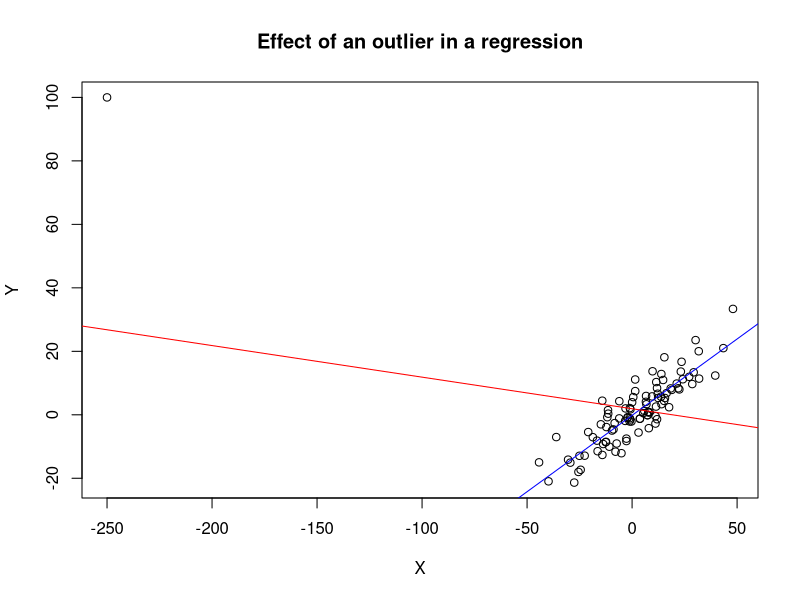
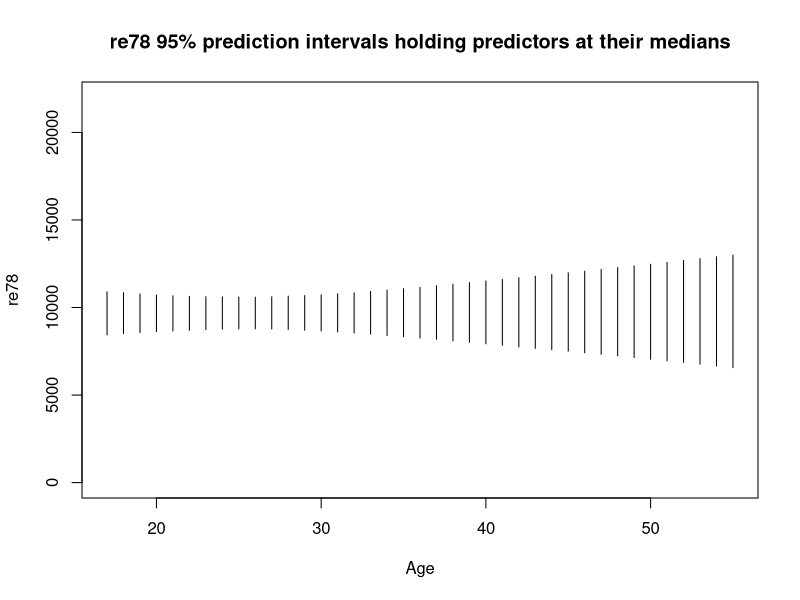
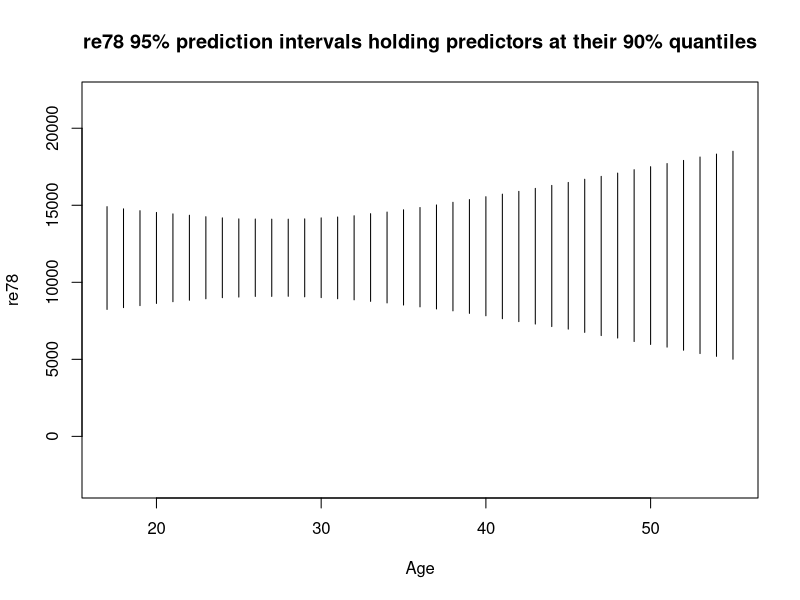

Recreate these plots in R, in order.
rm(list = ls())

#question #1 ----

#creating the variables and the error
set.seed(1)
x <- rnorm(99, 0, 20)
error <- rnorm(99, 0, 5)
y <- 0.5 * x  + error

#data frame with 99 observations
df99 <- data.frame(x, y)

#model for 99 observations
model99 <- lm(y ~ x, data = df99)
summary(model99)


#creating outlier and a data frame with 100 observations
outlier <- c(-250, 100)
df100 <- rbind(df99, outlier)

#model for 100 observations
model100 <- lm(y ~ x, data = df100)
summary(model100)

#creating scatterplot
plot(df100$x, df100$y, xlab = "X", ylab = "Y", main = "Effect of an outlier in a regression")
abline(model99, col = "blue")
abline(model100, col = "red")

#question #2 ----
library(Matching)
library(foreign)
library(arm)
set.seed(1)
data("lalonde")

#separating only the control group
control <- lalonde[!(lalonde$treat == 1),]

#creating model
control.lm <- lm(re78 ~ age + educ + re74 + re75 + educ*re74 + educ*re75 + age*re74 + age*re75 + re74*re75, data = control)
summary(control.lm)

#simulating 10000 times
control.sim <- sim(control.lm, n.sim = 10000)
sim.coef <- control.sim@coef

#calculating the median of the predictors
median_educ <- median(lalonde$educ)
median_re74 <- median(lalonde$re74)
median_re75 <- median(lalonde$re75)

#calculating the confidence intervals for re78 using the median of the predictors, for every unit of age
storagedf_1 <- matrix(NA, nrow = 10000, ncol = 39)
for(age in c(17:55)) {
  for(i in 1:10000) 
  {
    re78.median <- sum(control.sim@coef[i,]*(c(1, age, median_educ, median_re74, median_re75, median_educ*median_re74, median_educ*median_re75, age*median_re74, age*median_re75, median_re74*median_re75)), control.sim@sigma[i])
    storagedf_1[i, age - 16] <- re78.median
  }
}
conf.intervals <- apply(storagedf_1, 2, quantile, probs = c(0.025, 0.975))

#plotting 1st graph
plot(x = c(1:100), y = c(1:100), type = "n", xlim = c(17,55), ylim = c(0,22000), xlab = "Age", ylab = "re78", main = "re78 95% prediction intervals holding predictors at their medians")
counter = 1
for(age in 17:55) {
  segments(x0 = age,  y0 = conf.intervals[counter], x1 = age, y1 = conf.intervals[counter + 1])
  counter = counter + 2
}

#calculating the quantile of the predictors
quantile_educ <- quantile(lalonde$educ, probs = c(0.9))
quantile_re74 <- quantile(lalonde$re74, probs = c(0.9))
quantile_re75 <- quantile(lalonde$re75, probs = c(0.9))

#calculating the confidence intervals for re78 using the 90% quantile of the predictors, for every unit of age
storagedf_2 <- matrix(NA, nrow = 10000, ncol = 39)
for(age in c(17:55)) {
  for(i in 1:10000) 
  {
    re78.quantile <- sum(control.sim@coef[i,]*(c(1, age, quantile_educ, quantile_re74, quantile_re75, quantile_educ*quantile_re74, quantile_educ*quantile_re75, age*quantile_re74, age*quantile_re75, quantile_re74*quantile_re75)), control.sim@sigma[i])
    storagedf_2[i, age - 16] <- re78.quantile
  }
}
conf.intervals2 <- apply(storagedf_2, 2, quantile, probs = c(0.025, 0.975))

#plotting 2nd graph
plot(x = c(1:100), y = c(1:100), type = "n", xlim = c(17,55), ylim = c(-3000,22000), xlab = "Age", ylab = "re78", main = "re78 95% prediction intervals holding predictors at their 90% quantiles")
counter = 1
for(age in 17:55) {
  segments(x0 = age,  y0 = conf.intervals2[counter], x1 = age, y1 = conf.intervals2[counter + 1])
  counter = counter + 2
}

#creating table 1
storage1.median <- 0
for (i in 1:39) {
  storage1.median[i] <- median(storagedf_1[i])
}
df1 <- data.frame( "Age" = 17:55, "2.5%" = conf.intervals[1,], "Median" = storage1.median, "97.5%" = conf.intervals[2,])

#creating table 2
storage2.median <- 0
for (i in 1:39) {
  storage2.median[i] <- median(storagedf_2[i])
}
df2 <- data.frame( "Age" = 17:55, "2.5%" = conf.intervals2[1,], "Median" = storage2.median, "97.5%" = conf.intervals2[2,])


#question #3 ----
#question $4 ----
rsquared <- function(observed, predicted) {
  ess <- sum((predicted - observed)^2)
  tss <- sum((observed - mean(observed))^2)
  rsqrd <- 1-ess/tss
  return(rsqrd)
}

y <- c(2,2,4)
y2 <- c(1, 2, 3)
test <- rsquared(y, y2)
test
